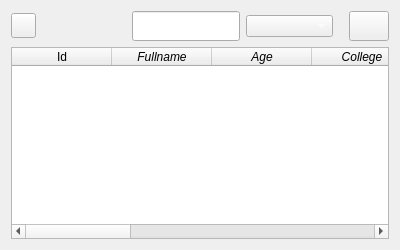
        <widget class="QWidget" name="Tables">
         <attribute name="title">
          <string>Student Tables</string>
         </attribute>
         <layout class="QVBoxLayout" name="verticalLayout_7">
          <item>
           <layout class="QVBoxLayout" name="verticalLayout_6">
            <item>
             <layout class="QGridLayout" name="gridLayout_4">
              <item row="0" column="0">
               <widget class="QPushButton" name="btn_refresh">
                <property name="minimumSize">
                 <size>
                  <width>0</width>
                  <height>25</height>
                 </size>
                </property>
                <property name="maximumSize">
                 <size>
                  <width>25</width>
                  <height>16777215</height>
                 </size>
                </property>
                <property name="text">
                 <string/>
                </property>
                <property name="icon">
                 <iconset>
                  <normaloff>../../../../../.designer/backup/refresh.png</normaloff>../../../../../.designer/backup/refresh.png</iconset>
                </property>
                <property name="iconSize">
                 <size>
                  <width>18</width>
                  <height>18</height>
                 </size>
                </property>
               </widget>
              </item>
              <item row="0" column="2">
               <layout class="QGridLayout" name="gridLayout_5">
                <item row="0" column="3">
                 <widget class="QPushButton" name="btn_search">
                  <property name="minimumSize">
                   <size>
                    <width>0</width>
                    <height>30</height>
                   </size>
                  </property>
                  <property name="maximumSize">
                   <size>
                    <width>40</width>
                    <height>50</height>
                   </size>
                  </property>
                  <property name="text">
                   <string/>
                  </property>
                  <property name="icon">
                   <iconset>
                    <normaloff>../../../../../.designer/backup/search.png</normaloff>../../../../../.designer/backup/search.png</iconset>
                  </property>
                 </widget>
                </item>
                <item row="0" column="0">
                 <widget class="QLineEdit" name="txt_search">
                  <property name="minimumSize">
                   <size>
                    <width>100</width>
                    <height>30</height>
                   </size>
                  </property>
                  <property name="alignment">
                   <set>Qt::AlignLeading|Qt::AlignLeft|Qt::AlignVCenter</set>
                  </property>
                 </widget>
                </item>
                <item row="0" column="2">
                 <spacer name="horizontalSpacer_2">
                  <property name="orientation">
                   <enum>Qt::Horizontal</enum>
                  </property>
                  <property name="sizeType">
                   <enum>QSizePolicy::Fixed</enum>
                  </property>
                  <property name="sizeHint" stdset="0">
                   <size>
                    <width>10</width>
                    <height>20</height>
                   </size>
                  </property>
                 </spacer>
                </item>
                <item row="0" column="1">
                 <widget class="QComboBox" name="cmb_columns">
                  <property name="minimumSize">
                   <size>
                    <width>87</width>
                    <height>0</height>
                   </size>
                  </property>
                  <property name="maximumSize">
                   <size>
                    <width>20</width>
                    <height>16777215</height>
                   </size>
                  </property>
                  <property name="cursor">
                   <cursorShape>PointingHandCursor</cursorShape>
                  </property>
                  <property name="styleSheet">
                   <string notr="true">color:white;</string>
                  </property>
                  <property name="editable">
                   <bool>false</bool>
                  </property>
                 </widget>
                </item>
               </layout>
              </item>
              <item row="0" column="1">
               <spacer name="horizontalSpacer">
                <property name="orientation">
                 <enum>Qt::Horizontal</enum>
                </property>
                <property name="sizeHint" stdset="0">
                 <size>
                  <width>90</width>
                  <height>20</height>
                 </size>
                </property>
               </spacer>
              </item>
             </layout>
            </item>
            <item>
             <widget class="QTableWidget" name="table_students">
              <column>
               <property name="text">
                <string>Id</string>
               </property>
               <property name="textAlignment">
                <set>AlignCenter</set>
               </property>
              </column>
              <column>
               <property name="text">
                <string>Fullname</string>
               </property>
               <property name="font">
                <font>
                 <italic>true</italic>
                </font>
               </property>
              </column>
              <column>
               <property name="text">
                <string>Age</string>
               </property>
               <property name="font">
                <font>
                 <italic>true</italic>
                </font>
               </property>
              </column>
              <column>
               <property name="text">
                <string>College</string>
               </property>
               <property name="font">
                <font>
                 <italic>true</italic>
                </font>
               </property>
              </column>
              <column>
               <property name="text">
                <string>Level</string>
               </property>
               <property name="font">
                <font>
                 <italic>true</italic>
                </font>
               </property>
              </column>
              <column>
               <property name="text">
                <string>Matric. Num</string>
               </property>
               <property name="font">
                <font>
                 <pointsize>8</pointsize>
                 <italic>true</italic>
                </font>
               </property>
              </column>
              <column>
               <property name="text">
                <string>Department</string>
               </property>
               <property name="font">
                <font>
                 <italic>true</italic>
                </font>
               </property>
              </column>
              <column>
               <property name="text">
                <string>Number of courses</string>
               </property>
               <property name="font">
                <font>
                 <italic>true</italic>
                </font>
               </property>
              </column>
              <column>
               <property name="text">
                <string>Current GPA</string>
               </property>
               <property name="font">
                <font>
                 <italic>true</italic>
                </font>
               </property>
              </column>
              <column>
               <property name="text">
                <string>Date-Registered</string>
               </property>
              </column>
             </widget>
            </item>
           </layout>
          </item>
         </layout>
        </widget>
